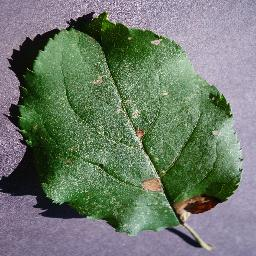
#> input picture yaprak.jpg, 256 x 256 px
$ python tespit.py
#> lines starting #> are read from the running program, lines starting #| are printed output that depends on the picture; after the words box and inside, x2 and y2 are one past the last pixel; in counts of white or black regions, pixels touching at a corner belong together
import cv2
import numpy as np

img = cv2.imread("yaprak.jpg")
#> img is the input picture: shape (256, 256, 3); mean B, G, R 108.5, 122.8, 110.3
if img is None:
    print("HATA: Resim okunamadi")
    exit()

hsv = cv2.cvtColor(img,cv2.COLOR_BGR2HSV)
#> hsv: shape (256, 256, 3); mean H, S, V 87.1, 81.1, 132.1

alt_yesil = np.array([30,40,40])
ust_yesil = np.array([90,255,255])

maske = cv2.inRange(hsv,alt_yesil,ust_yesil)
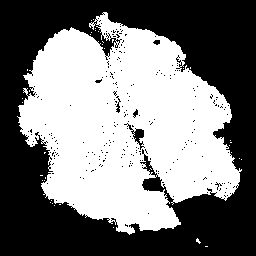
#> maske: shape (256, 256); 48.2% white; 38 white regions (37 under 20 px), largest, box (x1, y1, x2, y2) and area: (17, 12, 242, 235) 31525

cv2.imshow("Orijinal",img)
cv2.imshow("Yesil maske",maske)
cv2.waitKey(0)
kernel = np.ones((5,5),np.uint8)
maske = cv2.morphologyEx(maske,cv2.MORPH_OPEN,kernel)
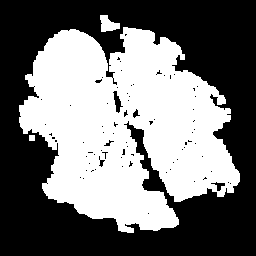
#> maske: shape (256, 256); 45.6% white; 3 white regions, box (x1, y1, x2, y2) and area: (19, 27, 240, 233) 29639, (100, 15, 120, 32) 218, (29, 135, 35, 141) 36
maske = cv2.morphologyEx(maske,cv2.MORPH_CLOSE,kernel)
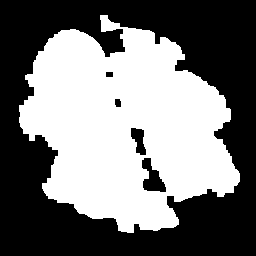
#> maske: shape (256, 256); 46.8% white; 1 white region

konturlar, _ = cv2.findContours(maske,cv2.RETR_EXTERNAL,cv2.CHAIN_APPROX_SIMPLE)
#> konturlar = 1 contour; box (x1, y1, x2, y2) and area: (19, 15, 240, 233) 30946
sonuc = img.copy()
nesne_sayisi = 0
for kontur in konturlar:
    alan = cv2.contourArea(kontur)
    if alan > 500:
        x,y,w,h = cv2.boundingRect(kontur)
        cv2.rectangle(sonuc,(x,y),(x+w,y+h),(0,0,255),2)
        nesne_sayisi = nesne_sayisi + 1
        print("Tespit edilen nesne sayisi:",nesne_sayisi)
#> this loop made 1 pass
#> (alan, x, y, w, h, nesne_sayisi) on pass 1: (30946.5, 19, 15, 221, 218, 1)
#| Tespit edilen nesne sayisi: 1
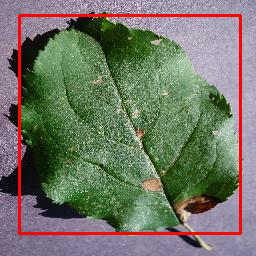
#> sonuc: shape (256, 256, 3); 4.01% of pixels changed, all inside (x1, y1, x2, y2) = (18, 14, 242, 235)
#> after the loop, nesne_sayisi = 1

cv2.imshow("Tespit sonucu:",sonuc)
cv2.waitKey(0)
cv2.destroyAllWindows()
cv2.imwrite("tespit_sonucu.jpg",sonuc)
print("Sonuç kaydedildi!")
